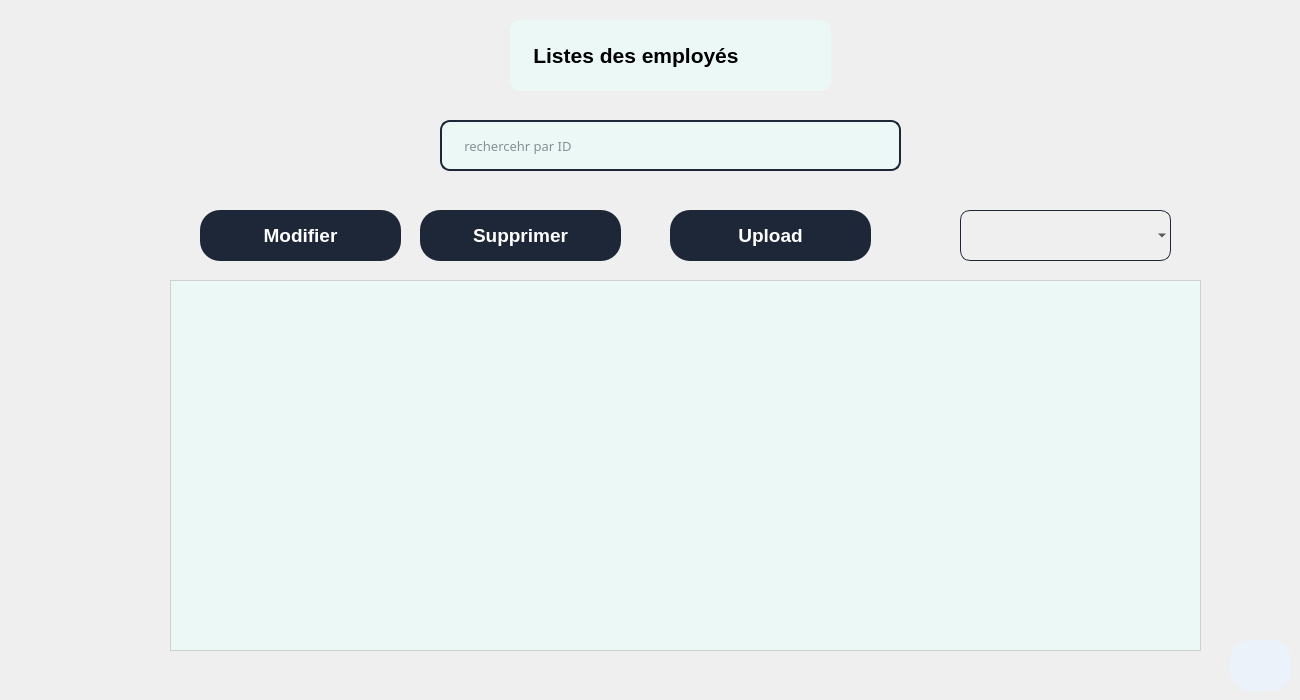
       <widget class="QWidget" name="afficherEmployePage_2">
        <widget class="QLabel" name="label_33">
         <property name="geometry">
          <rect>
           <x>510</x>
           <y>20</y>
           <width>321</width>
           <height>71</height>
          </rect>
         </property>
         <property name="font">
          <font>
           <pointsize>16</pointsize>
           <weight>75</weight>
           <bold>true</bold>
          </font>
         </property>
         <property name="styleSheet">
          <string notr="true">QLabel{
background: #ecf8f6;
color: black;
border-radius: 10px;
}</string>
         </property>
         <property name="text">
          <string>    Listes des employés</string>
         </property>
        </widget>
        <widget class="QTableView" name="employeeTableView_2">
         <property name="geometry">
          <rect>
           <x>170</x>
           <y>280</y>
           <width>1031</width>
           <height>371</height>
          </rect>
         </property>
         <property name="styleSheet">
          <string notr="true">QTableView {
    background-color: #ecf8f6; 
    selection-background-color: #6FCC4E; 
    selection-color: white;
    color: black;
    border: 1px solid #d0d0d0; 
}

QHeaderView::section {
    background-color: #6FCC4E;
    color: white;
    padding: 4px;
    border: 1px solid #00567F; 
}

QTableView::item:selected {
    background-color: #6FCC4E; 
    color: white;
}</string>
         </property>
        </widget>
        <widget class="QPushButton" name="modifierIrrBtnPage_2">
         <property name="geometry">
          <rect>
           <x>200</x>
           <y>210</y>
           <width>201</width>
           <height>51</height>
          </rect>
         </property>
         <property name="font">
          <font>
           <pointsize>14</pointsize>
           <weight>75</weight>
           <bold>true</bold>
          </font>
         </property>
         <property name="styleSheet">
          <string notr="true">QPushButton{
background: #1E2737;
color: white;
border-radius: 20px;
}  
QPushButton:hover
{
color: white;
background: #0FAC71;
} </string>
         </property>
         <property name="text">
          <string>Modifier</string>
         </property>
        </widget>
        <widget class="QPushButton" name="deleteIrrBtn_2">
         <property name="geometry">
          <rect>
           <x>420</x>
           <y>210</y>
           <width>201</width>
           <height>51</height>
          </rect>
         </property>
         <property name="font">
          <font>
           <pointsize>14</pointsize>
           <weight>75</weight>
           <bold>true</bold>
          </font>
         </property>
         <property name="styleSheet">
          <string notr="true">QPushButton{
background: #1E2737;
color: white;
border-radius: 20px;
}  
QPushButton:hover
{
color: white;
background: #0FAC71;
}  </string>
         </property>
         <property name="text">
          <string>Supprimer</string>
         </property>
        </widget>
        <widget class="QPushButton" name="backMenuIrr_8">
         <property name="geometry">
          <rect>
           <x>1230</x>
           <y>640</y>
           <width>61</width>
           <height>51</height>
          </rect>
         </property>
         <property name="font">
          <font>
           <pointsize>14</pointsize>
           <weight>75</weight>
           <bold>true</bold>
          </font>
         </property>
         <property name="styleSheet">
          <string notr="true">QPushButton{
background: #EBF2FA;
color: black;
border-radius: 20px;
}  
QPushButton:hover
{
color: white;
background: #0FAC71;
} </string>
         </property>
         <property name="text">
          <string/>
         </property>
         <property name="icon">
          <iconset resource="icon.qrc">
           <normaloff>:/icons/icon/log-out.svg</normaloff>:/icons/icon/log-out.svg</iconset>
         </property>
         <property name="iconSize">
          <size>
           <width>30</width>
           <height>30</height>
          </size>
         </property>
        </widget>
        <widget class="QLineEdit" name="rechBarLE_2">
         <property name="geometry">
          <rect>
           <x>450</x>
           <y>120</y>
           <width>441</width>
           <height>41</height>
          </rect>
         </property>
        </widget>
        <widget class="QLineEdit" name="rechercheBar_2">
         <property name="geometry">
          <rect>
           <x>440</x>
           <y>120</y>
           <width>461</width>
           <height>51</height>
          </rect>
         </property>
         <property name="font">
          <font>
           <family>century gothic</family>
           <pointsize>10</pointsize>
          </font>
         </property>
         <property name="styleSheet">
          <string notr="true">QLineEdit
{
font-family:century gothic;
background:#ecf8f6;
border:none;
color: #1E2737;
border-radius: 10px;
border: 2px solid #1E2737;
}</string>
         </property>
         <property name="placeholderText">
          <string>      rechercehr par ID</string>
         </property>
        </widget>
        <widget class="QComboBox" name="triEmplyeComboBox">
         <property name="geometry">
          <rect>
           <x>960</x>
           <y>210</y>
           <width>211</width>
           <height>51</height>
          </rect>
         </property>
         <property name="font">
          <font>
           <family>century gothic</family>
           <weight>75</weight>
           <bold>true</bold>
          </font>
         </property>
         <property name="styleSheet">
          <string notr="true">QComboBox{
font-family:century gothic;
background:transparent;
border:none;
color:black;
border-radius: 10px;
border: 1px solid #1E2737;
}
</string>
         </property>
        </widget>
        <widget class="QLabel" name="qrCodeLabel_2">
         <property name="geometry">
          <rect>
           <x>40</x>
           <y>10</y>
           <width>171</width>
           <height>161</height>
          </rect>
         </property>
         <property name="text">
          <string/>
         </property>
        </widget>
        <widget class="QPushButton" name="pdfBtn_2">
         <property name="geometry">
          <rect>
           <x>670</x>
           <y>210</y>
           <width>201</width>
           <height>51</height>
          </rect>
         </property>
         <property name="font">
          <font>
           <pointsize>14</pointsize>
           <weight>75</weight>
           <bold>true</bold>
          </font>
         </property>
         <property name="styleSheet">
          <string notr="true">QPushButton{
background: #1E2737;
color: white;
border-radius: 20px;
}  
QPushButton:hover
{
color: white;
background: #0FAC71;
}  </string>
         </property>
         <property name="text">
          <string>Upload</string>
         </property>
        </widget>
       </widget>
